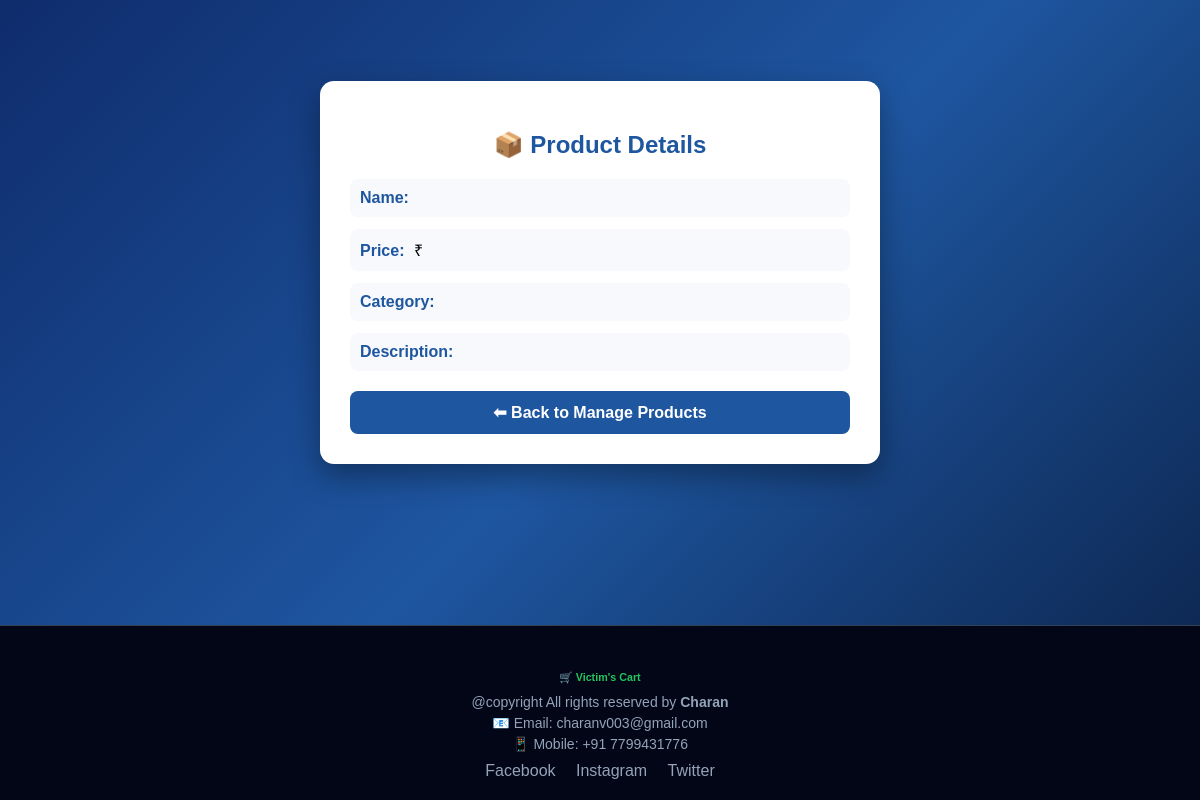
Page /admin/view-product/10 (signed in) on the earlier database version.
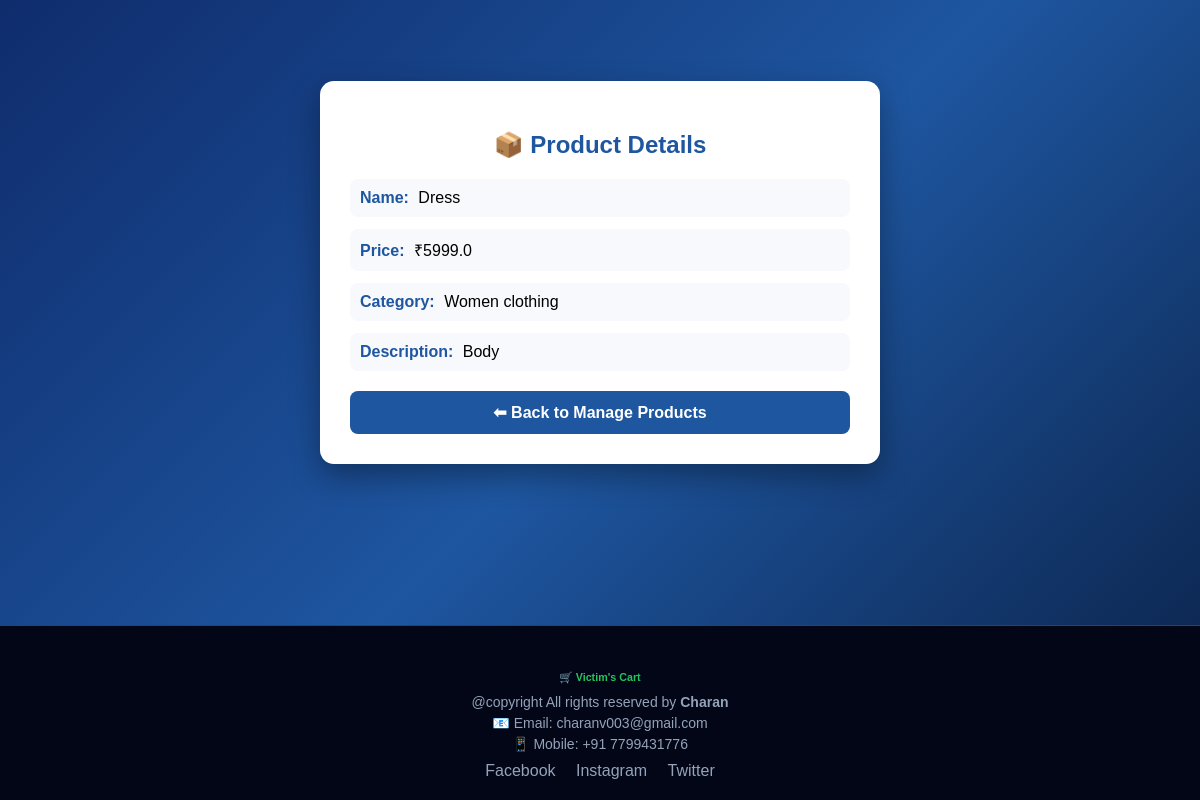
Same page on the later database version.
### tables this page shows
CREATE TABLE products (
    product_id INTEGER PRIMARY KEY AUTOINCREMENT,
    name TEXT,
    description TEXT,
    category TEXT,
    price REAL,
    image TEXT
);

### app.py (the view)
@app.route('/admin/view-product/<int:product_id>')
def admin_view_product(product_id):
    if 'admin_id' not in session:
        return redirect('/admin-login')
    db = get_db()
    cursor = db.cursor()
    cursor.execute("SELECT * FROM products WHERE product_id=?", (product_id,))
    product = cursor.fetchone()
    db.close()
    return render_template('admin/view_product.html', product=product)

### app.py (called while the page is built)
def get_db():
    conn = sqlite3.connect(DATABASE)
    conn.row_factory = sqlite3.Row
    return conn

@app.context_processor
def inject_admin():
    admin = None
    if 'admin_id' in session:
        db = get_db()
        cursor = db.cursor()
        cursor.execute(
            "SELECT * FROM admin WHERE admin_id = ?",
            (session['admin_id'],)
        )
        admin = cursor.fetchone()
        db.close()
    return dict(admin=admin)

### templates/admin/view_product.html (shortened to what this page needs)
<!DOCTYPE html>
<html lang="en">
<head>
</head>
<body>
<div class="card">
    <h2>📦 Product Details</h2>
    <div class="row">
        <span class="label">Name:</span> {{ product.name }}
    </div>
    <div class="row">
        <span class="label">Price:</span> ₹{{ product.price }}
    </div>
    <div class="row">
        <span class="label">Category:</span> {{ product.category }}
    </div>
    <div class="row">
        <span class="label">Description:</span> {{ product.description }}
    </div>
    <a href="/admin/manage-products" class="back">⬅ Back to Manage Products</a>
</div>
<footer>
    <div class="container">
        <h6 style="color:#22c55e; margin-bottom:10px;">
            🛒 Victim's Cart
        </h6>
        <p style="margin: 0; font-size: 14px;">
            @copyright All rights reserved by <b>Charan</b>
        </p>
        <p style="margin: 5px 0; font-size: 14px;">
            📧 Email: charanv003@gmail.com
        </p>
        <p style="margin: 5px 0; font-size: 14px;">
            📱 Mobile: +91 7799431776
        </p>
        <div style="margin-top:10px;">
            <a href="#" style="color:#94a3b8; margin:0 8px; text-decoration:none;">Facebook</a>
            <a href="#" style="color:#94a3b8; margin:0 8px; text-decoration:none;">Instagram</a>
            <a href="#" style="color:#94a3b8; margin:0 8px; text-decoration:none;">Twitter</a>
        </div>
    </div>
</footer>
</body>
</html>

Differences in the rows shown:
added products: name "Dress", price "5999.0", category "Women clothing", description "Body"
